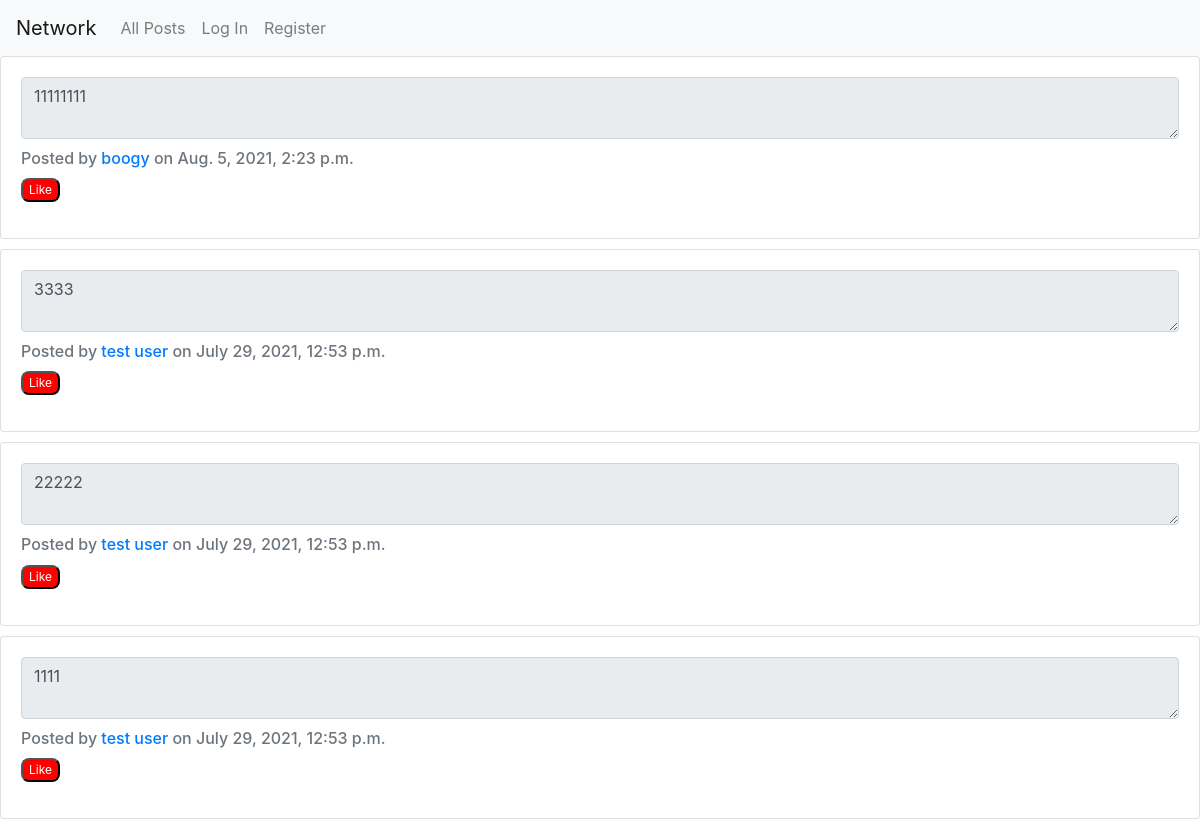
Before: / (upper part) with the older database file.
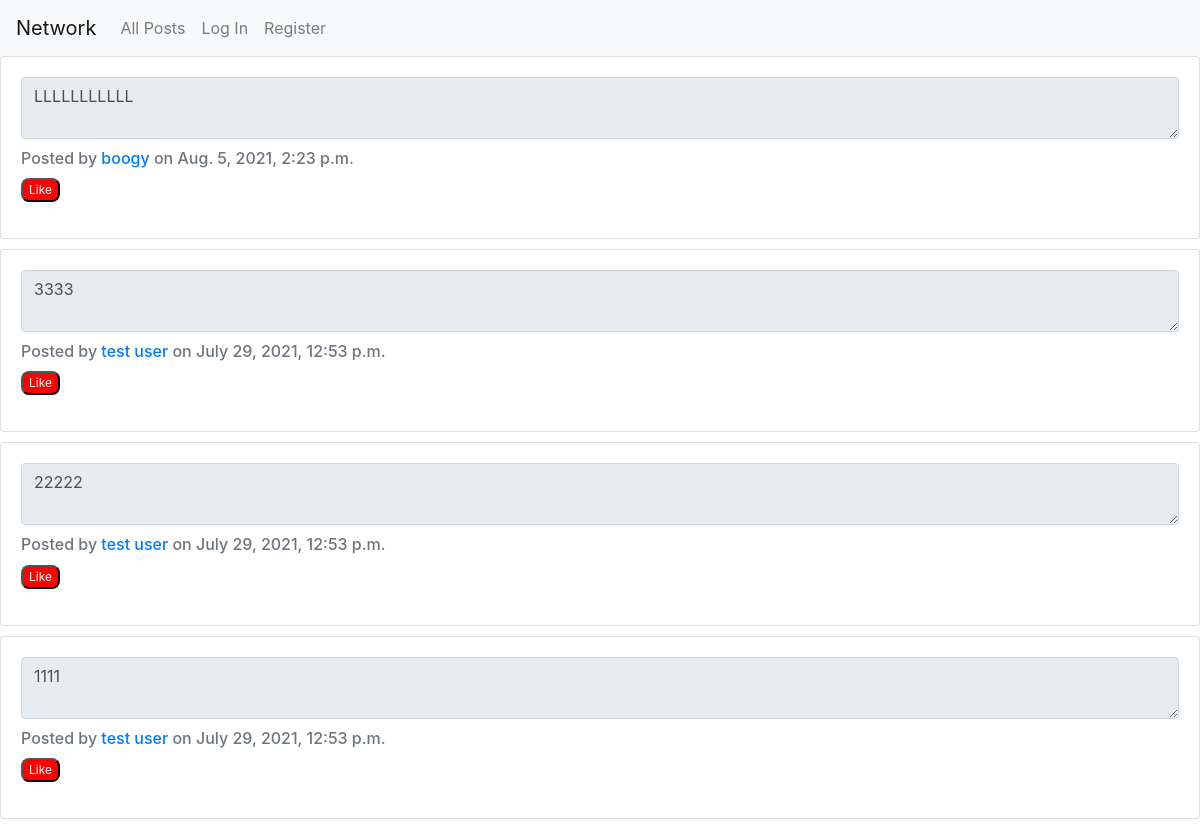
After: the same page with the newer database file.
### network/models.py (models this page shows)
class Post(models.Model):
    author = models.ForeignKey(User, on_delete=models.CASCADE, null=True)
    content = models.CharField(max_length=128, default="empty")
    created = models.DateTimeField(auto_now_add=True)

class User(AbstractUser):
    pass

### network/views.py (the view)
# urls.py: path("", views.index, name="index"),
def index(request):
    posts = Post.objects.all().order_by('-created')
    paginator = Paginator(posts, 10)
    page_number = request.GET.get('page')
    page_obj = paginator.get_page(page_number)
    return render(request, "network/index.html",{
        "page_obj": page_obj
    })

### network/templates/network/index.html (shortened to what this page needs)
{% extends "network/layout.html" %}
{% block body %}
    {% for post in page_obj %}
    <div class="card">
        <div class="card-body">
            <div class="post" id="{{post.pk}}">
                <div class="form-group">
                    <textarea class="form-control" readonly>{{post.content}}</textarea>
                </div>
                <h6 class="card-subtitle mb-2 text-muted">Posted by <a href='profile/{{post.author.id}}' %}>{{ post.author }}</a> on {{post.created}}</h6>
                <button class="like">Like</button> <a class='num_of_likes'></a>
            </div>
        </div>
    </div>
    {%endfor%}
{% endblock %}

Changed rows visible on the page:
changed Post "boogy": content "11111111" → "LLLLLLLLLLL"
